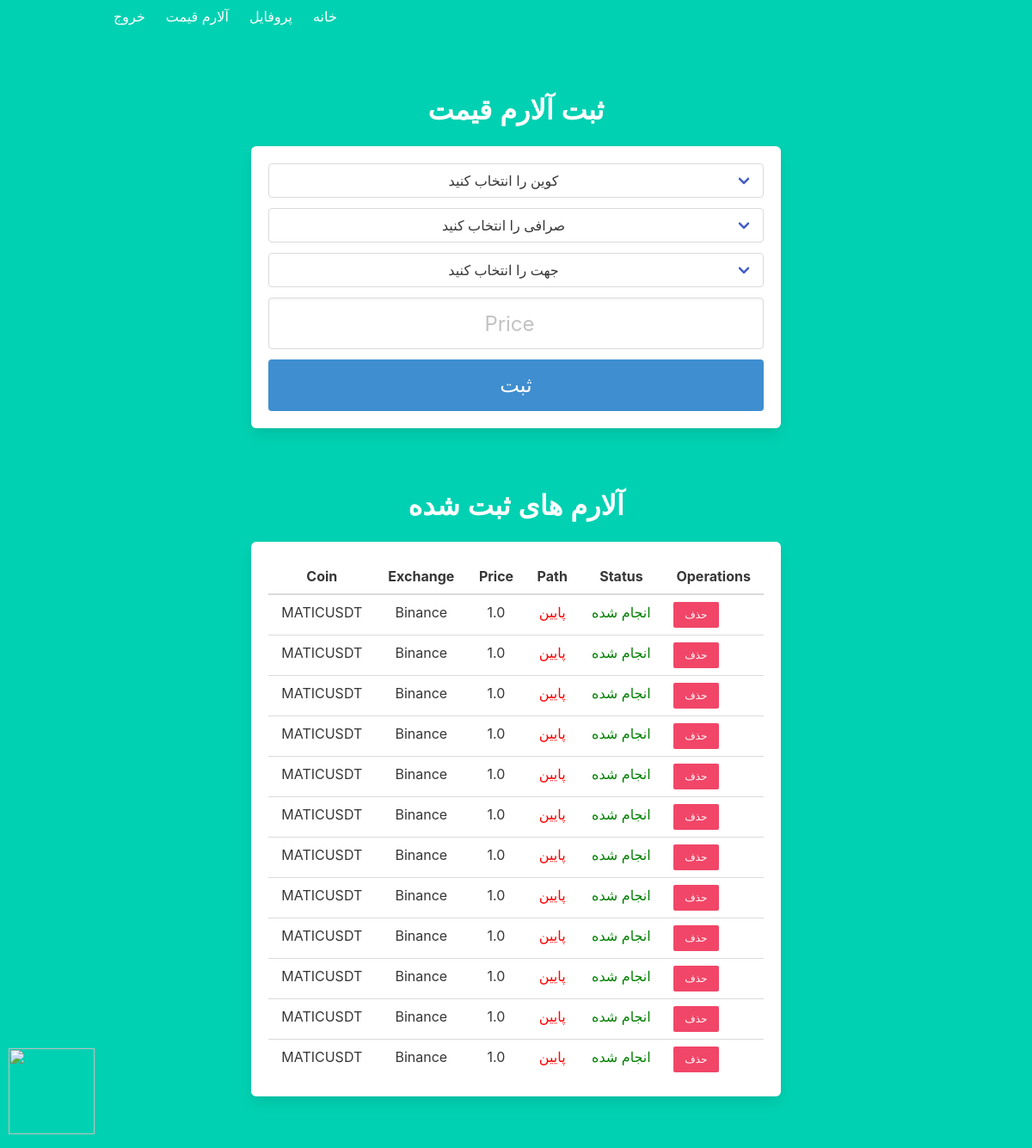
The app's page /price-alert (signed in) with its own data.
### project/models.py (models this page shows)
class Alert(db.Model):
    id = db.Column(db.Integer, primary_key=True) # primary keys are required by SQLAlchemy
    coin = db.Column(db.String(100))
    price = db.Column(db.String(100))
    exchange = db.Column(db.String(100))
    path = db.Column(db.Integer)
    status = db.Column(db.Integer, default= 0)
    user = db.Column(db.Integer, default= 0)

### project/main.py (the view)
@main.route('/price-alert')
@login_required
def price_alert():
    coins = Coin.query.all()
    alerts = Alert.query.filter_by(user = current_user.id)
    return render_template('PriceAlert.html', coins = coins, alerts = alerts)

### project/templates/PriceAlert.html (shortened to what this page needs)
{% extends "base.html" %}
{% block content %}
<div class="column is-8 is-offset-2" style="margin-top: 200px;">
    <h3 class="title">ثبت آلارم قیمت</h3>
    <div class="box" style="box-sizing: border-box;">
        <form  method="POST" action="/price-alert">
            <div class="field">
                <div class="control">
                  <div class="select is-fullwidth">
                    <select onchange=" select() ;document.getElementById('coinin').value = document.getElementById('coinsel').value" id="coinsel" required style="text-align: center;" name="coin">
                      <option disabled selected>کوین را انتخاب کنید</option>
                    </select>
                  </div>
                </div>
              </div>
              <div class="field">
                <div class="control">
                  <div class="select is-fullwidth">
                    <select onchange="document.getElementById('exin').value = document.getElementById('exsel').value " id="exsel" required style="text-align: center;" name="exchange">
                      <option disabled selected>صرافی را انتخاب کنید</option>
                    </select>
                  </div>
                </div>
              </div>
              <div class="field">
                <div class="control">
                  <div class="select is-fullwidth">
                    <select onchange="document.getElementById('pathin').value = document.getElementById('pathsel').value " id="pathsel" required style="text-align: center;" name="path">
                      <option disabled selected>جهت را انتخاب کنید</option>
                    </select>
                  </div>
                </div>
              </div>
            <div class="field">
                <div class="control">
                    <input min="0.000001" required style="text-align: center; " class="input is-large" type="number" step="0.000001" name="price" placeholder="Price">
                </div>
            </div>
            <button class="button is-block is-info is-large is-fullwidth">ثبت</button>
        </form>
    </div><br><br>
    <h3 class="title"> آلارم های ثبت شده</h3>
    <div class="box">
        <div class="table-container">
            <table class="table is-fullwidth">
                <thead>
                    <tr>
                        <th>Coin</th>
                        <th>Exchange</th>
                        <th>Price</th>
                        <th>Path</th>
                        <th>Status</th>
                        <th>Operations</th>
                    </tr>
                </thead>
                <tbody>
                    {% for item in alerts%}
                    <tr>
                        <td>{{item.coin}}</td>
                        <td>{{item.exchange}}</td>
                        <td>{{item.price}}</td>
                        {% if item.path == 1 %}
                        <td style="color:green">بالا</td>
                        {% else %}
                        <td style="color: red">پایین</td>
                        {% endif %}
                        {% if item.status %}
                        <td style="color:green">انجام شده</td>
                        {% else %}
                        <td style="color: red">انجام نشده</td>
                        {% endif %}
                        <td><button onclick="del({{item.id}})" class="button is-block is-danger is-small ">حذف</button></td>
                    </tr>
                    {% endfor %}
                </tbody>
            </table>
        </div>
    </div>
</div>
{% endblock %}

### project/templates/base.html (shortened to what this page needs)
{% include "session.html" %}
<!DOCTYPE html>
<html>
<head>
    <link rel="stylesheet" href="https://cdnjs.cloudflare.com/ajax/libs/bulma/0.7.2/css/bulma.min.css" />
</head>
<body>
    <section class="hero is-primary is-fullheight">
        <div class="hero-head" style="float: left;">
            <nav class="navbar">
                <div class="container">
                    <div  >
                        <div class="navbar-end" style="direction: rtl;">
                            <a href="{{ url_for('main.index') }}" class="navbar-item" style="float:right">
                                خانه
                            </a>
                            {% if current_user.is_authenticated %}
                            <a href="{{ url_for('main.profile') }}" class="navbar-item" style="float:right">
                                پروفایل
                            </a>
                            {% endif %}
                            {% if current_user.is_authenticated %}
                            <a href="{{ url_for('main.price_alert') }}" class="navbar-item" style="float:right">
                                آلارم قیمت
                            </a>
                            <a href="{{ url_for('auth.logout') }}" class="navbar-item" style="float:right">
                                خروج
                            </a>
                            {% endif %}
                        </div>
                    </div>
                </div>
            </nav>
        </div>
        <div class="hero-body" style="margin-top: -250px;">
            <div class="container has-text-centered">
                <br><br>
               {% block content %}
               {% endblock %}
            </div>
        </div>
    </section>
</body>
</html>

### project/templates/session.html (shortened to what this page needs)
{% block session %}
<!DOCTYPE html>
<html lang="en">
<head>
    <link rel="stylesheet" href="https://cdnjs.cloudflare.com/ajax/libs/bulma/0.7.2/css/bulma.min.css" />
</head>
{% if current_user.is_authenticated %}
<div id="chatbutton" style="position: fixed ; bottom : 10px; left: 10px;cursor: pointer; z-index: 1000">
    <img onclick="unhide()" style="width:100px; height:100px" src="https://upload.wikimedia.org/wikipedia/commons/thumb/8/85/Circle-icons-chat.svg/1024px-Circle-icons-chat.svg.png" />
</div>
{% endif %}
</html>
{% endblock %}

### project/templates/base.html (style rules this page uses)
a,h1,h2,h3,h4,h5,h6,button,span { font-family: sans-serif; }

### records on screen
Alert: coin "MATICUSDT", exchange "Binance", price "1.0", path "پایین", status "انجام شده"
Alert: coin "MATICUSDT", exchange "Binance", price "1.0", path "پایین", status "انجام شده"
Alert: coin "MATICUSDT", exchange "Binance", price "1.0", path "پایین", status "انجام شده"
Alert: coin "MATICUSDT", exchange "Binance", price "1.0", path "پایین", status "انجام شده"
Alert: coin "MATICUSDT", exchange "Binance", price "1.0", path "پایین", status "انجام شده"
Alert: coin "MATICUSDT", exchange "Binance", price "1.0", path "پایین", status "انجام شده"
Alert: coin "MATICUSDT", exchange "Binance", price "1.0", path "پایین", status "انجام شده"
Alert: coin "MATICUSDT", exchange "Binance", price "1.0", path "پایین", status "انجام شده"
Alert: coin "MATICUSDT", exchange "Binance", price "1.0", path "پایین", status "انجام شده"
Alert: coin "MATICUSDT", exchange "Binance", price "1.0", path "پایین", status "انجام شده"
Alert: coin "MATICUSDT", exchange "Binance", price "1.0", path "پایین", status "انجام شده"
Alert: coin "MATICUSDT", exchange "Binance", price "1.0", path "پایین", status "انجام شده"
